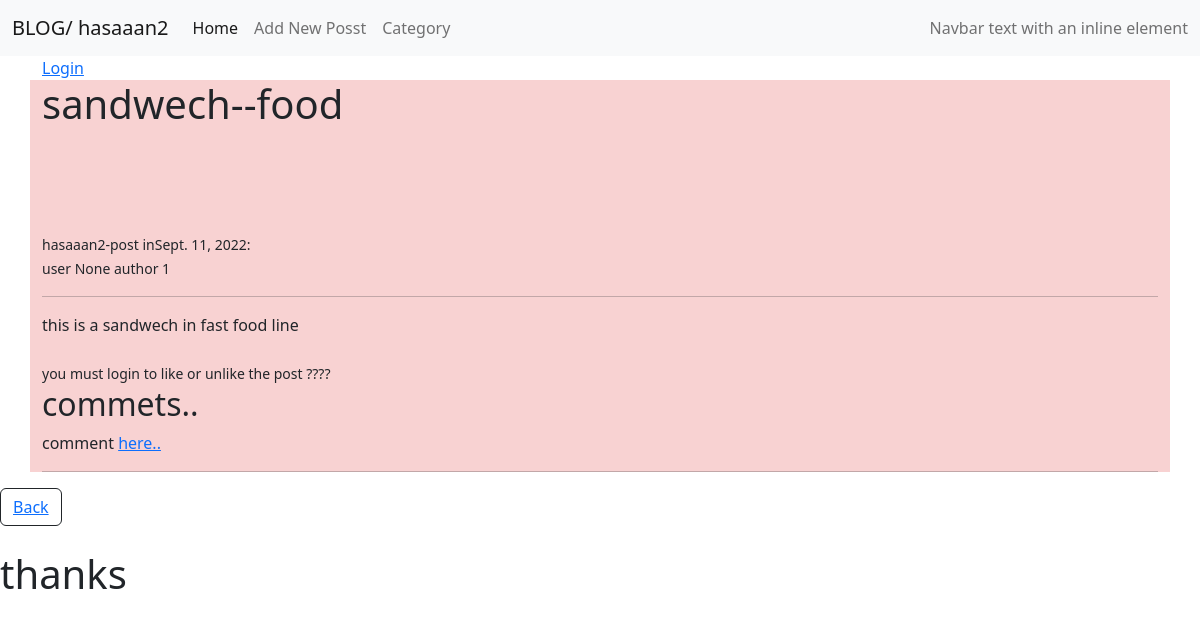
The app's page /deteil/1/, older data.
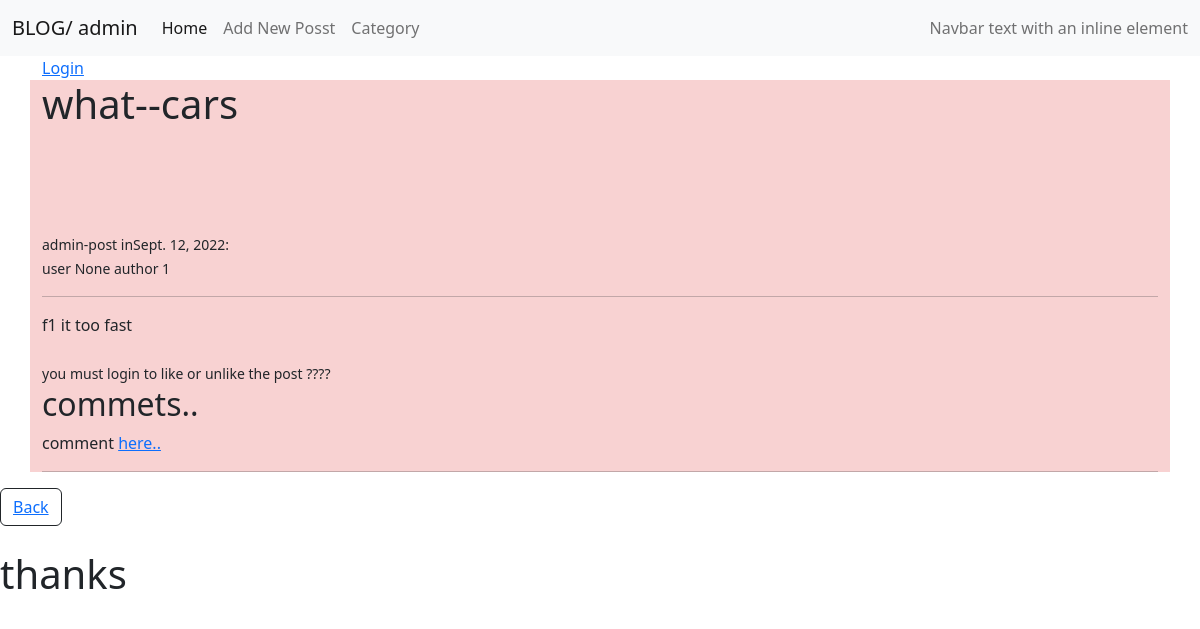
The same page, newer data.
### theblog/models.py (models this page shows, shortened)
class Post (models.Model):
    title = models.CharField(max_length=255)
    header_image = models.ImageField(null=True,blank=True, upload_to="images/")
    title_tag = models.CharField(max_length=255, default='The Top')
    author = models.ForeignKey(User, on_delete=models.CASCADE)
    body = RichTextField(blank=True,null=True)
    post_date = models.DateField(auto_now_add=True)
    category = models.ForeignKey(Category, max_length=25,on_delete=models.CASCADE)
    likes = models.ManyToManyField(User, related_name='blog_posts')
    def total_likes(self):
        return self.likes.count()

class Category(models.Model):
    name = models.CharField(max_length=255)
    def __str__(self):
        return self.name

### theblog/views.py (the view)
# urls.py: path('deteil/<int:pk>/',views.Detail.as_view(),name='deteil'),
class Detail(DetailView):
    model = Post
    template_name = 'theblog/deteil.html'
    def get_context_data(self,*args, **kwargs):
        cat_menu = Category.objects.all()
        context = super(Detail,self).get_context_data()
        stuff = get_object_or_404(Post,id=self.kwargs['pk'])
        total_likes = stuff.total_likes()
        liked = False
        if stuff.likes.filter(id=self.request.user.id).exists():
            liked =True
        context['cat_menu'] = cat_menu
        context['total_likes']= total_likes
        context['liked']= liked
        return context

### theblog/templates/theblog/deteil.html (shortened to what this page needs)
{% extends "theblog/home.html" %}
{% block content %}
<div style="background-color: rgb(248, 210, 210);" class="container">
    <h1><span>{{post.title}}--{{post.category}}</span></h1><br>
    <br>
    <br>
    <br>
    <small>{{post.author}}-post in{{post.post_date}}:<br>
        user {{user.id}}
        author {{post.author.id}}
    </small>
    <hr>
    <span>{{post.body|safe}}</span>
    <br>
    <br>
    {% if user.is_authenticated %}
    <form action="{% url 'like_post' post.pk %}" method="POST">
        {% csrf_token %}
        {% if liked %}
        <button type="submit" name="post_id" class="btn btn-danger btn-sm" value="{{post.id}}" >UnLike</button>
        {% else %}
        <button type="submit" name="post_id" class="btn btn-primary btn-sm" value="{{post.id}}" >Like</button>
        {%endif%}
        - {{total_likes}} Likes
    </form>
    {% else %}
    <small> you must login to like or unlike the post ????</small>
    {%endif%}
    <br>
    <div>
        <h2>commets..</h2>
        {% if not post.comments.all %}
        comment <a href="{% url 'comment' post.pk %}">here..</a><br>
        <hr>
        {%endif%}
    </div>
</div>
<button type="button" class="btn btn-outline-dark"><a href="{% url 'home' %}">Back</a></button>
<br><br>
<h1>thanks</h1>
{% endblock content %}

### theblog/templates/theblog/home.html (shortened to what this page needs)
<!DOCTYPE html>
{% load static %}
<html lang="en">
<head>
    <link rel="stylesheet" href="{% static 'css/bootstrap.css' %}">
</head>
<body>
    <nav class="navbar navbar-expand-lg bg-light">
        <div class="container-fluid">
          <a class="navbar-brand" href="{% url 'home' %}">BLOG/ {{post.author}}</a>
          <div class="collapse navbar-collapse" id="navbarText">
            <ul class="navbar-nav me-auto mb-2 mb-lg-0">
              <li class="nav-item">
                <a class="nav-link active" aria-current="page" href="{% url 'home' %}">Home</a>
              </li>
              <li class="nav-item">
                <a class="nav-link" href="{% url 'add_post' %}">Add New Posst</a>
              </li>
              <li class="nav-item">
                <a class="nav-link" href="#">Category</a>
              </li>
            </ul>
            <span class="navbar-text">
              Navbar text with an inline element
            </span>
          </div>
        </div>
      </nav>
    <section>
        <div class="container">
          <div>
            {% if user.is_authenticated %}
            <a href="#">Wellcome--{{user.username}}</a>
            <a href="{% url 'logout' %}">Logout</a>
            <a href="{% url 'edit_profile' %}">Edit Profile</a>
            {% else %}
            <a href="{% url 'login' %}">Login</a>
            {% endif %}
     </section>
    {% block content %}{% endblock content %}
</body>
</html>

Row changes from the older to the newer data that the page shows:
changed Post: author "hasaaan2" → "admin"; title "sandwech" → "what"; category "food" → "cars"; post_date "Sept. 11, 2022" → "Sept. 12, 2022"; body "this is a sandwech in fast food line" → "f1 it too fast"
